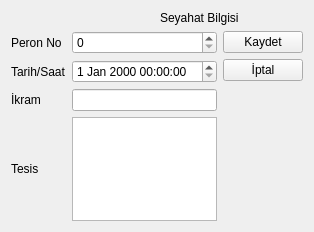
<?xml version="1.0" encoding="UTF-8"?>
<ui version="4.0">
 <class>seyahatbilgisiverigirisformu</class>
 <widget class="QWidget" name="seyahatbilgisiverigirisformu">
  <property name="geometry">
   <rect>
    <x>0</x>
    <y>0</y>
    <width>281</width>
    <height>232</height>
   </rect>
  </property>
  <property name="windowTitle">
   <string>Seyahat Bilgisi</string>
  </property>
  <property name="windowIcon">
   <iconset resource="../../Kaynaklar.qrc">
    <normaloff>:/Resimler/Resimler/seyahat.png</normaloff>:/Resimler/Resimler/seyahat.png</iconset>
  </property>
  <layout class="QGridLayout" name="gridLayout_6">
   <item row="0" column="0">
    <layout class="QGridLayout" name="gridLayout_5">
     <item row="0" column="0">
      <layout class="QGridLayout" name="gridLayout_3">
       <item row="0" column="0">
        <widget class="QLabel" name="lbIcon">
         <property name="text">
          <string/>
         </property>
         <property name="pixmap">
          <pixmap resource="../../Kaynaklar.qrc">:/Resimler/Resimler/seyahat.png</pixmap>
         </property>
        </widget>
       </item>
       <item row="0" column="1">
        <widget class="QLabel" name="lbSeyahatBilgisi">
         <property name="text">
          <string>Seyahat Bilgisi</string>
         </property>
        </widget>
       </item>
      </layout>
     </item>
     <item row="1" column="0">
      <layout class="QGridLayout" name="gridLayout_4">
       <item row="0" column="0">
        <layout class="QGridLayout" name="gridLayout_2">
         <item row="1" column="1">
          <widget class="QDateTimeEdit" name="dteTarihSaat"/>
         </item>
         <item row="2" column="1">
          <widget class="QLineEdit" name="leIkram"/>
         </item>
         <item row="0" column="1">
          <widget class="QSpinBox" name="spnPeronNo"/>
         </item>
         <item row="1" column="0">
          <widget class="QLabel" name="lbTarih">
           <property name="text">
            <string>Tarih/Saat</string>
           </property>
          </widget>
         </item>
         <item row="3" column="0">
          <widget class="QLabel" name="lbTesis">
           <property name="text">
            <string>Tesis</string>
           </property>
          </widget>
         </item>
         <item row="0" column="0">
          <widget class="QLabel" name="lbPeronNo">
           <property name="text">
            <string>Peron No</string>
           </property>
          </widget>
         </item>
         <item row="3" column="1">
          <widget class="QPlainTextEdit" name="pteTesis"/>
         </item>
         <item row="2" column="0">
          <widget class="QLabel" name="lbIkram">
           <property name="text">
            <string>İkram</string>
           </property>
          </widget>
         </item>
         <item row="4" column="0">
          <spacer name="verticalSpacer">
           <property name="orientation">
            <enum>Qt::Vertical</enum>
           </property>
           <property name="sizeHint" stdset="0">
            <size>
             <width>20</width>
             <height>40</height>
            </size>
           </property>
          </spacer>
         </item>
         <item row="4" column="1">
          <spacer name="verticalSpacer_3">
           <property name="orientation">
            <enum>Qt::Vertical</enum>
           </property>
           <property name="sizeHint" stdset="0">
            <size>
             <width>20</width>
             <height>40</height>
            </size>
           </property>
          </spacer>
         </item>
        </layout>
       </item>
       <item row="0" column="1">
        <layout class="QGridLayout" name="gridLayout">
         <item row="1" column="0">
          <widget class="QPushButton" name="pbIptal">
           <property name="text">
            <string>İptal</string>
           </property>
           <property name="icon">
            <iconset resource="../../Kaynaklar.qrc">
             <normaloff>:/Resimler/Resimler/iptal.png</normaloff>:/Resimler/Resimler/iptal.png</iconset>
           </property>
          </widget>
         </item>
         <item row="0" column="0">
          <widget class="QPushButton" name="pbKaydet">
           <property name="text">
            <string>Kaydet</string>
           </property>
           <property name="icon">
            <iconset resource="../../Kaynaklar.qrc">
             <normaloff>:/Resimler/Resimler/kaydet.png</normaloff>:/Resimler/Resimler/kaydet.png</iconset>
           </property>
          </widget>
         </item>
         <item row="2" column="0">
          <spacer name="verticalSpacer_2">
           <property name="orientation">
            <enum>Qt::Vertical</enum>
           </property>
           <property name="sizeHint" stdset="0">
            <size>
             <width>20</width>
             <height>40</height>
            </size>
           </property>
          </spacer>
         </item>
        </layout>
       </item>
      </layout>
     </item>
    </layout>
   </item>
  </layout>
 </widget>
 <tabstops>
  <tabstop>spnPeronNo</tabstop>
  <tabstop>dteTarihSaat</tabstop>
  <tabstop>leIkram</tabstop>
  <tabstop>pteTesis</tabstop>
  <tabstop>pbKaydet</tabstop>
  <tabstop>pbIptal</tabstop>
 </tabstops>
 <resources>
  <include location="../../Kaynaklar.qrc"/>
 </resources>
 <connections>
  <connection>
   <sender>pbIptal</sender>
   <signal>clicked()</signal>
   <receiver>seyahatbilgisiverigirisformu</receiver>
   <slot>close()</slot>
   <hints>
    <hint type="sourcelabel">
     <x>287</x>
     <y>94</y>
    </hint>
    <hint type="destinationlabel">
     <x>325</x>
     <y>174</y>
    </hint>
   </hints>
  </connection>
 </connections>
</ui>
